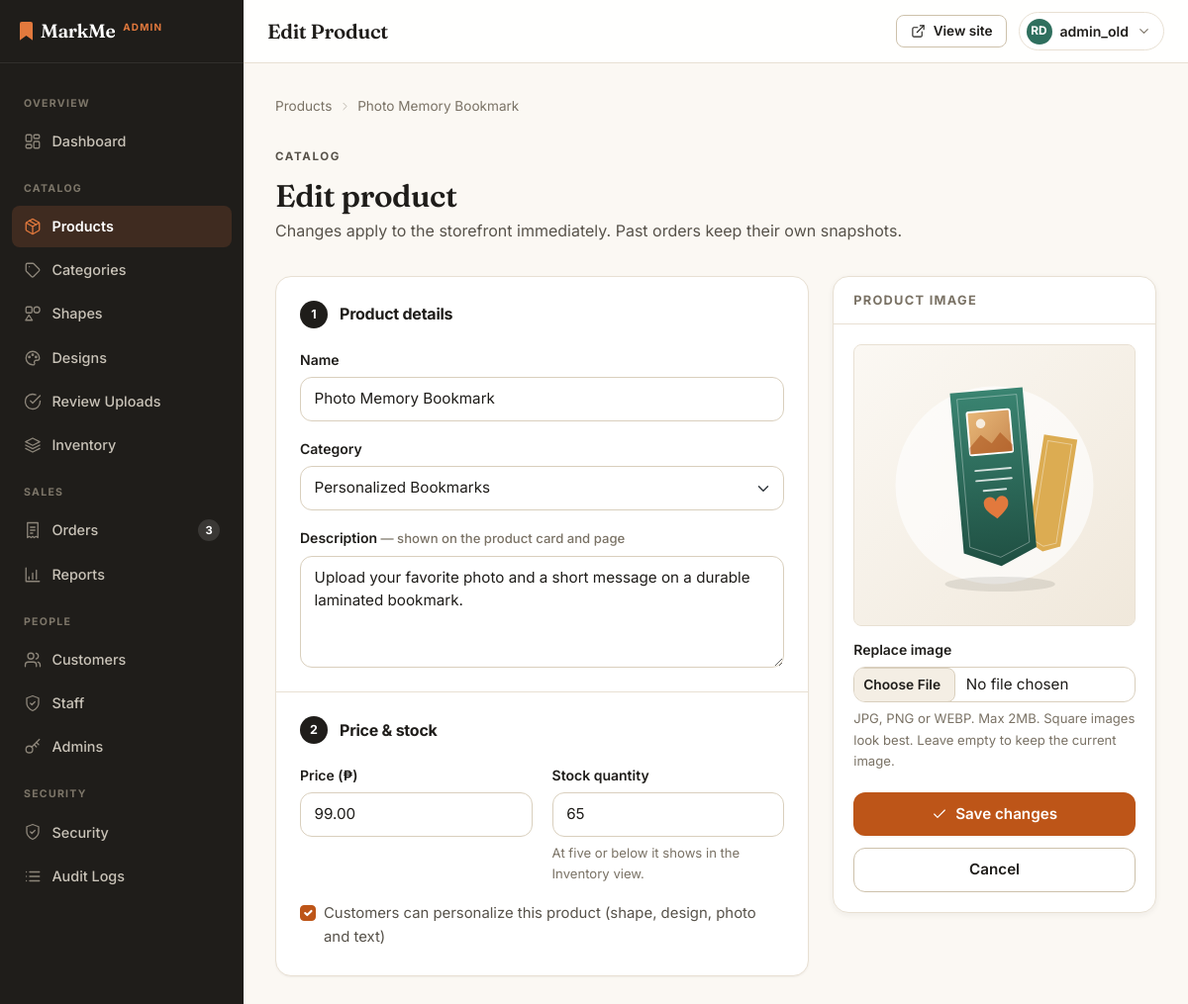
Page /admin/product_form.php?id=1 (signed in) on the committed database.
### tables this page shows
CREATE TABLE `products` (
  `product_id` int(10) UNSIGNED NOT NULL,
  `category_id` int(10) UNSIGNED NOT NULL,
  `name` varchar(150) NOT NULL,
  `description` text DEFAULT NULL,
  `price` decimal(10,2) NOT NULL,
  `stock_quantity` int(10) UNSIGNED NOT NULL DEFAULT 0,
  `low_stock_threshold` int(10) UNSIGNED NOT NULL DEFAULT 5,
  `image_path` varchar(255) NOT NULL,
  `is_customizable` tinyint(1) NOT NULL DEFAULT 1,
  `created_at` timestamp NOT NULL DEFAULT current_timestamp(),
  `updated_at` timestamp NOT NULL DEFAULT current_timestamp() ON UPDATE current_timestamp()
);

CREATE TABLE `categories` (
  `category_id` int(10) UNSIGNED NOT NULL,
  `name` varchar(100) NOT NULL,
  `description` varchar(255) DEFAULT NULL,
  `created_at` timestamp NOT NULL DEFAULT current_timestamp()
);

### config/db.php (called while the page is built, shortened)
<?php
function db(): PDO
{
    static $pdo = null;
    if ($pdo === null) {
        $dsn = 'mysql:host=' . DB_HOST . ';dbname=' . DB_NAME . ';charset=' . DB_CHARSET;
        $pdo = new PDO($dsn, DB_USER, DB_PASS, [
            PDO::ATTR_ERRMODE => PDO::ERRMODE_EXCEPTION,
            PDO::ATTR_DEFAULT_FETCH_MODE => PDO::FETCH_ASSOC,
            PDO::ATTR_EMULATE_PREPARES => false,
        ]);
    }
    return $pdo;
}

### includes/functions.php (called while the page is built, shortened)
<?php
require_once __DIR__ . '/../config/db.php';
function e(?string $value): string
{
    return htmlspecialchars($value ?? '', ENT_QUOTES, 'UTF-8');
}
function upload_url(string $folder, ?string $file): string
{
    $file = (string)$file;
    $base = BASE_URL . '/uploads/' . $folder . '/' . rawurlencode($file);
    $path = __DIR__ . '/../uploads/' . $folder . '/' . $file;
    return is_file($path) ? $base . '?v=' . filemtime($path) : $base;
}

### admin/product_form.php (the view, shortened to what this page needs)
<?php
$productId = isset($_GET['id']) ? (int)$_GET['id'] : null;
$product = null;
if ($productId) {
    $stmt = db()->prepare('SELECT * FROM products WHERE product_id = :id');
    $stmt->execute(['id' => $productId]);
    $product = $stmt->fetch() ?: null;
}
$categories = db()->query('SELECT * FROM categories ORDER BY name')->fetchAll();
?>
<nav class="breadcrumbs" aria-label="Breadcrumb">
    <a href="<?= BASE_URL ?>/admin/products.php">Products</a>
    <span class="sep" aria-hidden="true"><?= icon('chevron-right', 13) ?></span>
    <span aria-current="page"><?= $product ? e($product['name']) : 'New product' ?></span>
</nav>
<div class="page-head">
    <div>
        <p class="eyebrow eyebrow-muted">Catalog</p>
        <h2 style="margin-top:var(--s-2)"><?= $product ? 'Edit product' : 'Add a product' ?></h2>
        <p><?= $product
            ? 'Changes apply to the storefront immediately. Past orders keep their own snapshots.'
            : 'It goes live in the shop as soon as you save it.' ?></p>
    </div>
</div>
<form method="post" action="<?= BASE_URL ?>/admin/product_save.php" enctype="multipart/form-data"
      class="cart-grid">
    <div class="card card-flush">
        <section class="form-section">
            <div class="form-section-head">
                <span class="studio-step-num" aria-hidden="true">1</span>
                <h2>Product details</h2>
            </div>
            <div class="form-grid">
                <div class="span-2">
                    <label class="form-label" for="pName">Name</label>
                    <input type="text" id="pName" name="name" class="form-control"
                           value="<?= e($product['name'] ?? '') ?>" required>
                </div>
                <div class="span-2">
                    <label class="form-label" for="pCategory">Category</label>
                    <select id="pCategory" name="category_id" class="form-select" required>
                        <?php foreach ($categories as $cat): ?>
                            <option value="<?= (int)$cat['category_id'] ?>"
                                <?= ($product['category_id'] ?? null) == $cat['category_id'] ? 'selected' : '' ?>>
                                <?= e($cat['name']) ?>
                            </option>
                        <?php endforeach; ?>
                    </select>
                </div>
                <div class="span-2">
                    <label class="form-label" for="pDescription">
                        Description <span class="optional">&mdash; shown on the product card and page</span>
                    </label>
                    <textarea id="pDescription" name="description" class="form-control"
                              rows="4"><?= e($product['description'] ?? '') ?></textarea>
                </div>
            </div>
        </section>
        <section class="form-section">
            <div class="form-section-head">
                <span class="studio-step-num" aria-hidden="true">2</span>
                <h2>Price &amp; stock</h2>
            </div>
            <div class="form-grid">
                <div>
                    <label class="form-label" for="pPrice">Price (&#8369;)</label>
                    <input type="number" id="pPrice" name="price" class="form-control" step="0.01" min="0"
                           value="<?= e((string)($product['price'] ?? '')) ?>" required>
                </div>
                <div>
                    <label class="form-label" for="pStock">Stock quantity</label>
                    <input type="number" id="pStock" name="stock_quantity" class="form-control" min="0"
                           value="<?= e((string)($product['stock_quantity'] ?? '0')) ?>" required>
                    <p class="form-text">At five or below it shows in the Inventory view.</p>
                </div>
                <div class="span-2">
                    <div class="form-check">
                        <input type="checkbox" class="form-check-input" id="is_customizable"
                               name="is_customizable" <?= ($product['is_customizable'] ?? 1) ? 'checked' : '' ?>>
                        <label class="form-check-label" for="is_customizable">
                            Customers can personalize this product (shape, design, photo and text)
                        </label>
                    </div>
                </div>
            </div>
        </section>
    </div>
    <aside class="summary-card">
        <h2>Product image</h2>
        <div class="summary-body">
            <?php if ($product): ?>
                <img class="thumb" style="width:100%;aspect-ratio:1/1;display:block"
                     src="<?= upload_url('products', $product['image_path']) ?>"
                     alt="Current image for <?= e($product['name']) ?>">
            <?php endif; ?>
            <div>
                <label class="form-label" for="pImage">
                    <?= $product ? 'Replace image' : 'Upload image' ?>
                </label>
                <input type="file" id="pImage" name="image" class="form-control"
                       accept=".jpg,.jpeg,.png,.webp" <?= $product ? '' : 'required' ?>>
                <p class="form-text">
                    JPG, PNG or WEBP. Max 2MB. Square images look best.
                    <?= $product ? 'Leave empty to keep the current image.' : '' ?>
                </p>
            </div>
        </div>
        <div class="summary-foot">
            <button type="submit" class="btn btn-primary btn-block">
                <?= icon('check', 16) ?> <?= $product ? 'Save changes' : 'Add product' ?>
            </button>
            <a href="<?= BASE_URL ?>/admin/products.php" class="btn btn-secondary btn-block">Cancel</a>
        </div>
    </aside>
</form>
<?php require __DIR__ . '/../includes/backoffice/shell_footer.php'; ?>

### assets/css/variables.css (style rules this page uses)
:root { --cream: #fbf8f3; --cream-2: #f4eee4; --surface: #ffffff; --ink: #1f1d1a; --ink-2: #57524a; --ink-3: #7a7265; --accent: #e2793d; --accent-600: #bd5518; --accent-700: #a4470f; --accent-050: #fdf1e8; --green: #2f6f5e; --green-700: #1f4f42; --green-050: #e8f1ed; --gold: #d9a441; --ink-surface: var(--ink); --on-ink: #ffffff; --bar-bg: rgba(255, 255, 255, 0.92); --chip-bg: rgba(255, 255, 255, 0.94); --accent-text: var(--accent-700); --green-text: var(--green-700); --green-ink: var(--green); --border: #e8e0d3; --border-2: #d9cfbd; --row-hover: #fbf8f3; --hover-surface: #f4eee4; --btn-outline-border: #cdc1ab; --accent-border: #f0d9c6; --green-border: #cfe3da; --danger-border: #f0d3c5; --danger: #a1401a; --danger-050: #fbeae2; --warn: #8a6410; --warn-050: #fbf2dd; --shadow-xs: 0 1px 2px rgba(31, 29, 26, 0.05); --shadow-sm: 0 2px 6px rgba(31, 29, 26, 0.06); --shadow-md: 0 8px 20px rgba(31, 29, 26, 0.08); --shadow-lg: 0 18px 44px rgba(31, 29, 26, 0.12); --r-sm: 8px; --r-md: 12px; --r-lg: 16px; --r-xl: 24px; --r-pill: 999px; --art-bg: #ffffff; --s-1: 0.25rem; --s-2: 0.5rem; --s-3: 0.75rem; --s-4: 1rem; --s-5: 1.25rem; --s-6: 1.5rem; --s-8: 2rem; --s-10: 2.5rem; --s-12: 3rem; --s-16: 4rem; --section-y: clamp(3.25rem, 5.5vw, 5rem); --container: 1240px; --header-h: 68px; --font-display: "Fraunces", Georgia, "Times New Roman", serif; --font-body: "Inter", -apple-system, BlinkMacSystemFont, "Segoe UI", Roboto, sans-serif; --ease: cubic-bezier(0.2, 0.7, 0.3, 1); --ease-entrance: cubic-bezier(0.16, 1, 0.3, 1); --t-fast: 0.15s var(--ease); --t-base: 0.22s var(--ease); --bs-body-font-family: var(--font-body); --bs-body-color: var(--ink); --bs-border-color: var(--border); --bs-link-color: var(--green); --bs-link-hover-color: var(--green-700); --bs-border-radius: var(--r-md); }

### assets/css/base.css (style rules this page uses)
*, *::before, *::after { box-sizing: border-box; }
html { scroll-behavior: smooth; -webkit-text-size-adjust: 100%; }
body { display: flex; flex-direction: column; min-height: 100vh; margin: 0; background: var(--cream); color: var(--ink); font-family: var(--font-body); font-size: 1rem; line-height: 1.65; -webkit-font-smoothing: antialiased; }
h1, h2, h3, h4, h5, h6, .display-serif, .brand-mark { font-family: var(--font-display); font-weight: 600; color: var(--ink); line-height: 1.18; letter-spacing: -0.015em; margin: 0; }
h2, .h2 { font-size: clamp(1.6rem, 2.6vw, 2.1rem); }
p { margin: 0 0 var(--s-4); }
p:last-child { margin-bottom: 0; }
a { color: var(--green-ink); text-decoration: none; transition: color var(--t-fast); }
img { max-width: 100%; }
.eyebrow { display: inline-block; font-family: var(--font-body); font-size: 0.72rem; font-weight: 700; letter-spacing: 0.14em; text-transform: uppercase; color: var(--accent-text); margin: 0; }
.eyebrow-muted { color: var(--ink-3); }
.page-head { display: flex; flex-wrap: wrap; align-items: flex-end; justify-content: space-between; gap: var(--s-4); margin-bottom: var(--s-8); }
.page-head .eyebrow { margin-bottom: var(--s-1); }
.page-head p { color: var(--ink-2); margin: var(--s-1) 0 0; }

### assets/css/admin.css (style rules this page uses)
.admin-body { background: var(--cream); display: block; min-height: 100vh; }

### assets/css/responsive.css (style rules this page uses)
[id] { scroll-margin-top: calc(var(--header-h) + 16px); }

### assets/css/overrides.css (style rules this page uses)
.btn-secondary, .btn-outline-primary, .btn-outline-secondary, .btn-outline-dark { --bs-btn-border-color: var(--btn-outline-border); border-color: var(--btn-outline-border); background: var(--surface); }
.cart-grid > *, .checkout-grid > *, .studio-grid > *, .pdp-grid > * { min-width: 0; }

### rows in the picture
products: name "Photo Memory Bookmark", category_id "Personalized Bookmarks", description "Upload your favorite photo and a short message on a durable laminated bookmark.", price "99.00", stock_quantity "65", is_customizable "☑", image_path (picture)

### other values in the picture
is_admin() ? 'Admin' : 'Staff' "ADMIN"
$label "OVERVIEW"
$text "Dashboard"
$label "CATALOG"
$text "Products"
$text "Categories"
$text "Shapes"
$text "Designs"
$text "Review Uploads"
$text "Inventory"
$label "SALES"
$text "Orders"
$badge "3"
$text "Reports"
$label "PEOPLE"
